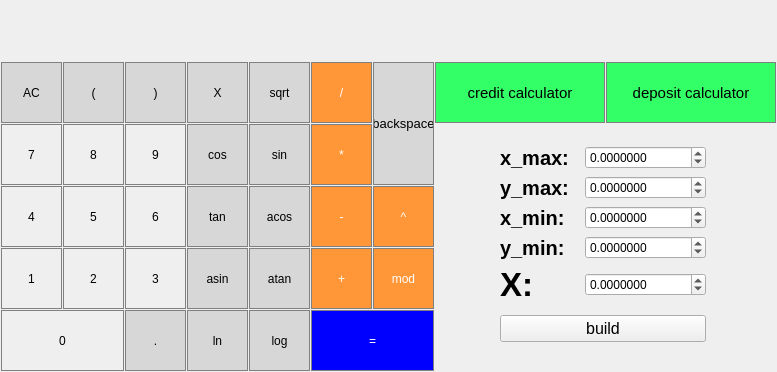
<?xml version="1.0" encoding="UTF-8"?>
<ui version="4.0">
 <class>MainWindow</class>
 <widget class="QMainWindow" name="MainWindow">
  <property name="geometry">
   <rect>
    <x>0</x>
    <y>0</y>
    <width>777</width>
    <height>372</height>
   </rect>
  </property>
  <property name="windowTitle">
   <string>Smart_calc</string>
  </property>
  <widget class="QWidget" name="centralwidget">
   <widget class="QLabel" name="line">
    <property name="geometry">
     <rect>
      <x>0</x>
      <y>0</y>
      <width>772</width>
      <height>61</height>
     </rect>
    </property>
    <property name="font">
     <font>
      <pointsize>20</pointsize>
     </font>
    </property>
    <property name="styleSheet">
     <string notr="true">QLabel {
	qproperty-alignment: 'AlignVCenter | AlignRight';
	border-bottom: 1px solid gray;
}

background-color : white;</string>
    </property>
    <property name="text">
     <string/>
    </property>
   </widget>
   <widget class="QPushButton" name="button_del">
    <property name="geometry">
     <rect>
      <x>1</x>
      <y>62</y>
      <width>61</width>
      <height>61</height>
     </rect>
    </property>
    <property name="styleSheet">
     <string notr="true">QPushButton {
	background-color: rgb(215, 215, 215);
	border: 1px solid gray;
}
QPushButton:pressed {
	background-color: qlineargradient(x1: 0, y1: 0, x2: 0, y2: 1,
										stop: 0 #BEBEBE, stop: 1 #D7D7D7);
}</string>
    </property>
    <property name="text">
     <string>AC</string>
    </property>
   </widget>
   <widget class="QPushButton" name="button_pow">
    <property name="geometry">
     <rect>
      <x>373</x>
      <y>186</y>
      <width>61</width>
      <height>61</height>
     </rect>
    </property>
    <property name="styleSheet">
     <string notr="true">QPushButton {
	background-color: rgb(255, 151, 57);
	color: white;
	border: 1px solid gray;
}
QPushButton:pressed {
	background-color: qlineargradient(x1: 0, y1: 0, x2: 0, y2: 1, 
										stop: 0 #FF7832, stop: 1 #FF9739);
}</string>
    </property>
    <property name="text">
     <string>^</string>
    </property>
   </widget>
   <widget class="QPushButton" name="button_mod">
    <property name="geometry">
     <rect>
      <x>373</x>
      <y>248</y>
      <width>61</width>
      <height>61</height>
     </rect>
    </property>
    <property name="styleSheet">
     <string notr="true">QPushButton {
	background-color: rgb(255, 151, 57);
	color: white;
	border: 1px solid gray;
}
QPushButton:pressed {
	background-color: qlineargradient(x1: 0, y1: 0, x2: 0, y2: 1, 
										stop: 0 #FF7832, stop: 1 #FF9739);
}</string>
    </property>
    <property name="text">
     <string>mod</string>
    </property>
   </widget>
   <widget class="QPushButton" name="button_dev">
    <property name="geometry">
     <rect>
      <x>311</x>
      <y>62</y>
      <width>61</width>
      <height>61</height>
     </rect>
    </property>
    <property name="styleSheet">
     <string notr="true">QPushButton {
	background-color: rgb(255, 151, 57);
	color: white;
	border: 1px solid gray;
}
QPushButton:pressed {
	background-color: qlineargradient(x1: 0, y1: 0, x2: 0, y2: 1, 
										stop: 0 #FF7832, stop: 1 #FF9739);
}</string>
    </property>
    <property name="text">
     <string>/</string>
    </property>
   </widget>
   <widget class="QPushButton" name="button_7">
    <property name="geometry">
     <rect>
      <x>1</x>
      <y>124</y>
      <width>61</width>
      <height>61</height>
     </rect>
    </property>
    <property name="styleSheet">
     <string notr="true">QPushButton {
	border: 1px solid gray;
}
QPushButton:pressed {
	background-color:qlineargradient(x1: 0, y1: 0, x2: 0, y2: 1,
										stop: 0 #dadbde, stop: 1 #f6f7fa);
}</string>
    </property>
    <property name="text">
     <string>7</string>
    </property>
   </widget>
   <widget class="QPushButton" name="button_8">
    <property name="geometry">
     <rect>
      <x>63</x>
      <y>124</y>
      <width>61</width>
      <height>61</height>
     </rect>
    </property>
    <property name="styleSheet">
     <string notr="true">QPushButton {
	border: 1px solid gray;
}
QPushButton:pressed {
	background-color:qlineargradient(x1: 0, y1: 0, x2: 0, y2: 1,
										stop: 0 #dadbde, stop: 1 #f6f7fa);
}</string>
    </property>
    <property name="text">
     <string>8</string>
    </property>
   </widget>
   <widget class="QPushButton" name="button_9">
    <property name="geometry">
     <rect>
      <x>125</x>
      <y>124</y>
      <width>61</width>
      <height>61</height>
     </rect>
    </property>
    <property name="styleSheet">
     <string notr="true">QPushButton {
	border: 1px solid gray;
}
QPushButton:pressed {
	background-color:qlineargradient(x1: 0, y1: 0, x2: 0, y2: 1,
										stop: 0 #dadbde, stop: 1 #f6f7fa);
}</string>
    </property>
    <property name="text">
     <string>9</string>
    </property>
   </widget>
   <widget class="QPushButton" name="button_mul">
    <property name="geometry">
     <rect>
      <x>311</x>
      <y>124</y>
      <width>61</width>
      <height>61</height>
     </rect>
    </property>
    <property name="styleSheet">
     <string notr="true">QPushButton {
	background-color: rgb(255, 151, 57);
	color: white;
	border: 1px solid gray;
}
QPushButton:pressed {
	background-color: qlineargradient(x1: 0, y1: 0, x2: 0, y2: 1, 
										stop: 0 #FF7832, stop: 1 #FF9739);
}</string>
    </property>
    <property name="text">
     <string>*</string>
    </property>
   </widget>
   <widget class="QPushButton" name="button_4">
    <property name="geometry">
     <rect>
      <x>1</x>
      <y>186</y>
      <width>61</width>
      <height>61</height>
     </rect>
    </property>
    <property name="styleSheet">
     <string notr="true">QPushButton {
	border: 1px solid gray;
}
QPushButton:pressed {
	background-color:qlineargradient(x1: 0, y1: 0, x2: 0, y2: 1,
										stop: 0 #dadbde, stop: 1 #f6f7fa);
}</string>
    </property>
    <property name="text">
     <string>4</string>
    </property>
   </widget>
   <widget class="QPushButton" name="button_1">
    <property name="geometry">
     <rect>
      <x>1</x>
      <y>248</y>
      <width>61</width>
      <height>61</height>
     </rect>
    </property>
    <property name="styleSheet">
     <string notr="true">QPushButton {
	border: 1px solid gray;
}
QPushButton:pressed {
	background-color:qlineargradient(x1: 0, y1: 0, x2: 0, y2: 1,
										stop: 0 #dadbde, stop: 1 #f6f7fa);
}</string>
    </property>
    <property name="text">
     <string>1</string>
    </property>
   </widget>
   <widget class="QPushButton" name="button_minus">
    <property name="geometry">
     <rect>
      <x>311</x>
      <y>186</y>
      <width>61</width>
      <height>61</height>
     </rect>
    </property>
    <property name="styleSheet">
     <string notr="true">QPushButton {
	background-color: rgb(255, 151, 57);
	color: white;
	border: 1px solid gray;
}
QPushButton:pressed {
	background-color: qlineargradient(x1: 0, y1: 0, x2: 0, y2: 1, 
										stop: 0 #FF7832, stop: 1 #FF9739);
}</string>
    </property>
    <property name="text">
     <string>-</string>
    </property>
   </widget>
   <widget class="QPushButton" name="button_6">
    <property name="geometry">
     <rect>
      <x>125</x>
      <y>186</y>
      <width>61</width>
      <height>61</height>
     </rect>
    </property>
    <property name="styleSheet">
     <string notr="true">QPushButton {
	border: 1px solid gray;
}
QPushButton:pressed {
	background-color:qlineargradient(x1: 0, y1: 0, x2: 0, y2: 1,
										stop: 0 #dadbde, stop: 1 #f6f7fa);
}</string>
    </property>
    <property name="text">
     <string>6</string>
    </property>
   </widget>
   <widget class="QPushButton" name="button_5">
    <property name="geometry">
     <rect>
      <x>63</x>
      <y>186</y>
      <width>61</width>
      <height>61</height>
     </rect>
    </property>
    <property name="styleSheet">
     <string notr="true">QPushButton {
	border: 1px solid gray;
}
QPushButton:pressed {
	background-color:qlineargradient(x1: 0, y1: 0, x2: 0, y2: 1,
										stop: 0 #dadbde, stop: 1 #f6f7fa);
}</string>
    </property>
    <property name="text">
     <string>5</string>
    </property>
   </widget>
   <widget class="QPushButton" name="button_result">
    <property name="geometry">
     <rect>
      <x>311</x>
      <y>310</y>
      <width>123</width>
      <height>61</height>
     </rect>
    </property>
    <property name="styleSheet">
     <string notr="true">QPushButton {
	background-color: rgb(0, 0, 255);
	color: white;
	border: 1px solid gray;
}
QPushButton:pressed {
	background-color: qlineargradient(x1: 0, y1: 0, x2: 0, y2: 1, 
										stop: 0 #FF7832, stop: 1 #FF9739);
}</string>
    </property>
    <property name="text">
     <string>=</string>
    </property>
   </widget>
   <widget class="QPushButton" name="button_dot">
    <property name="geometry">
     <rect>
      <x>125</x>
      <y>310</y>
      <width>61</width>
      <height>61</height>
     </rect>
    </property>
    <property name="styleSheet">
     <string notr="true">QPushButton {
	background-color: rgb(215, 215, 215);
	border: 1px solid gray;
}
QPushButton:pressed {
	background-color: qlineargradient(x1: 0, y1: 0, x2: 0, y2: 1,
										stop: 0 #BEBEBE, stop: 1 #D7D7D7);
}</string>
    </property>
    <property name="text">
     <string>.</string>
    </property>
   </widget>
   <widget class="QPushButton" name="button_0">
    <property name="geometry">
     <rect>
      <x>1</x>
      <y>310</y>
      <width>123</width>
      <height>61</height>
     </rect>
    </property>
    <property name="styleSheet">
     <string notr="true">QPushButton {
	border: 1px solid gray;
}
QPushButton:pressed {
	background-color:qlineargradient(x1: 0, y1: 0, x2: 0, y2: 1,
										stop: 0 #dadbde, stop: 1 #f6f7fa);
}</string>
    </property>
    <property name="text">
     <string>0</string>
    </property>
   </widget>
   <widget class="QPushButton" name="button_plus">
    <property name="geometry">
     <rect>
      <x>311</x>
      <y>248</y>
      <width>61</width>
      <height>61</height>
     </rect>
    </property>
    <property name="styleSheet">
     <string notr="true">QPushButton {
	background-color: rgb(255, 151, 57);
	color: white;
	border: 1px solid gray;
}
QPushButton:pressed {
	background-color: qlineargradient(x1: 0, y1: 0, x2: 0, y2: 1, 
										stop: 0 #FF7832, stop: 1 #FF9739);
}</string>
    </property>
    <property name="text">
     <string>+</string>
    </property>
   </widget>
   <widget class="QPushButton" name="button_3">
    <property name="geometry">
     <rect>
      <x>125</x>
      <y>248</y>
      <width>61</width>
      <height>61</height>
     </rect>
    </property>
    <property name="styleSheet">
     <string notr="true">QPushButton {
	border: 1px solid gray;
}
QPushButton:pressed {
	background-color:qlineargradient(x1: 0, y1: 0, x2: 0, y2: 1,
										stop: 0 #dadbde, stop: 1 #f6f7fa);
}</string>
    </property>
    <property name="text">
     <string>3</string>
    </property>
   </widget>
   <widget class="QPushButton" name="button_2">
    <property name="geometry">
     <rect>
      <x>63</x>
      <y>248</y>
      <width>61</width>
      <height>61</height>
     </rect>
    </property>
    <property name="styleSheet">
     <string notr="true">QPushButton {
	border: 1px solid gray;
}
QPushButton:pressed {
	background-color:qlineargradient(x1: 0, y1: 0, x2: 0, y2: 1,
										stop: 0 #dadbde, stop: 1 #f6f7fa);
}</string>
    </property>
    <property name="text">
     <string>2</string>
    </property>
   </widget>
   <widget class="QPushButton" name="button_open_bracket">
    <property name="geometry">
     <rect>
      <x>63</x>
      <y>62</y>
      <width>61</width>
      <height>61</height>
     </rect>
    </property>
    <property name="styleSheet">
     <string notr="true">QPushButton {
	background-color: rgb(215, 215, 215);
	border: 1px solid gray;
}
QPushButton:pressed {
	background-color: qlineargradient(x1: 0, y1: 0, x2: 0, y2: 1,
										stop: 0 #BEBEBE, stop: 1 #D7D7D7);
}</string>
    </property>
    <property name="text">
     <string>(</string>
    </property>
   </widget>
   <widget class="QPushButton" name="button_close_bracket">
    <property name="geometry">
     <rect>
      <x>125</x>
      <y>62</y>
      <width>61</width>
      <height>61</height>
     </rect>
    </property>
    <property name="styleSheet">
     <string notr="true">QPushButton {
	background-color: rgb(215, 215, 215);
	border: 1px solid gray;
}
QPushButton:pressed {
	background-color: qlineargradient(x1: 0, y1: 0, x2: 0, y2: 1,
										stop: 0 #BEBEBE, stop: 1 #D7D7D7);
}</string>
    </property>
    <property name="text">
     <string>)</string>
    </property>
   </widget>
   <widget class="QPushButton" name="button_cos">
    <property name="geometry">
     <rect>
      <x>187</x>
      <y>124</y>
      <width>61</width>
      <height>61</height>
     </rect>
    </property>
    <property name="styleSheet">
     <string notr="true">QPushButton {
	background-color: rgb(215, 215, 215);
	border: 1px solid gray;
}
QPushButton:pressed {
	background-color: qlineargradient(x1: 0, y1: 0, x2: 0, y2: 1,
										stop: 0 #BEBEBE, stop: 1 #D7D7D7);
}</string>
    </property>
    <property name="text">
     <string>cos</string>
    </property>
   </widget>
   <widget class="QPushButton" name="button_tan">
    <property name="geometry">
     <rect>
      <x>187</x>
      <y>186</y>
      <width>61</width>
      <height>61</height>
     </rect>
    </property>
    <property name="styleSheet">
     <string notr="true">QPushButton {
	background-color: rgb(215, 215, 215);
	border: 1px solid gray;
}
QPushButton:pressed {
	background-color: qlineargradient(x1: 0, y1: 0, x2: 0, y2: 1,
										stop: 0 #BEBEBE, stop: 1 #D7D7D7);
}</string>
    </property>
    <property name="text">
     <string>tan</string>
    </property>
   </widget>
   <widget class="QPushButton" name="button_sqrt">
    <property name="geometry">
     <rect>
      <x>249</x>
      <y>62</y>
      <width>61</width>
      <height>61</height>
     </rect>
    </property>
    <property name="styleSheet">
     <string notr="true">QPushButton {
	background-color: rgb(215, 215, 215);
	border: 1px solid gray;
}
QPushButton:pressed {
	background-color: qlineargradient(x1: 0, y1: 0, x2: 0, y2: 1,
										stop: 0 #BEBEBE, stop: 1 #D7D7D7);
}</string>
    </property>
    <property name="text">
     <string>sqrt</string>
    </property>
   </widget>
   <widget class="QPushButton" name="button_asin">
    <property name="geometry">
     <rect>
      <x>187</x>
      <y>248</y>
      <width>61</width>
      <height>61</height>
     </rect>
    </property>
    <property name="styleSheet">
     <string notr="true">QPushButton {
	background-color: rgb(215, 215, 215);
	border: 1px solid gray;
}
QPushButton:pressed {
	background-color: qlineargradient(x1: 0, y1: 0, x2: 0, y2: 1,
										stop: 0 #BEBEBE, stop: 1 #D7D7D7);
}</string>
    </property>
    <property name="text">
     <string>asin</string>
    </property>
   </widget>
   <widget class="QPushButton" name="button_ln">
    <property name="geometry">
     <rect>
      <x>187</x>
      <y>310</y>
      <width>61</width>
      <height>61</height>
     </rect>
    </property>
    <property name="styleSheet">
     <string notr="true">QPushButton {
	background-color: rgb(215, 215, 215);
	border: 1px solid gray;
}
QPushButton:pressed {
	background-color: qlineargradient(x1: 0, y1: 0, x2: 0, y2: 1,
										stop: 0 #BEBEBE, stop: 1 #D7D7D7);
}</string>
    </property>
    <property name="text">
     <string>ln</string>
    </property>
   </widget>
   <widget class="QPushButton" name="button_sin">
    <property name="geometry">
     <rect>
      <x>249</x>
      <y>124</y>
      <width>61</width>
      <height>61</height>
     </rect>
    </property>
    <property name="styleSheet">
     <string notr="true">QPushButton {
	background-color: rgb(215, 215, 215);
	border: 1px solid gray;
}
QPushButton:pressed {
	background-color: qlineargradient(x1: 0, y1: 0, x2: 0, y2: 1,
										stop: 0 #BEBEBE, stop: 1 #D7D7D7);
}</string>
    </property>
    <property name="text">
     <string>sin</string>
    </property>
   </widget>
   <widget class="QPushButton" name="button_acos">
    <property name="geometry">
     <rect>
      <x>249</x>
      <y>186</y>
      <width>61</width>
      <height>61</height>
     </rect>
    </property>
    <property name="styleSheet">
     <string notr="true">QPushButton {
	background-color: rgb(215, 215, 215);
	border: 1px solid gray;
}
QPushButton:pressed {
	background-color: qlineargradient(x1: 0, y1: 0, x2: 0, y2: 1,
										stop: 0 #BEBEBE, stop: 1 #D7D7D7);
}</string>
    </property>
    <property name="text">
     <string>acos</string>
    </property>
   </widget>
   <widget class="QPushButton" name="button_atan">
    <property name="geometry">
     <rect>
      <x>249</x>
      <y>248</y>
      <width>61</width>
      <height>61</height>
     </rect>
    </property>
    <property name="styleSheet">
     <string notr="true">QPushButton {
	background-color: rgb(215, 215, 215);
	border: 1px solid gray;
}
QPushButton:pressed {
	background-color: qlineargradient(x1: 0, y1: 0, x2: 0, y2: 1,
										stop: 0 #BEBEBE, stop: 1 #D7D7D7);
}</string>
    </property>
    <property name="text">
     <string>atan</string>
    </property>
   </widget>
   <widget class="QPushButton" name="button_log">
    <property name="geometry">
     <rect>
      <x>249</x>
      <y>310</y>
      <width>61</width>
      <height>61</height>
     </rect>
    </property>
    <property name="styleSheet">
     <string notr="true">QPushButton {
	background-color: rgb(215, 215, 215);
	border: 1px solid gray;
}
QPushButton:pressed {
	background-color: qlineargradient(x1: 0, y1: 0, x2: 0, y2: 1,
										stop: 0 #BEBEBE, stop: 1 #D7D7D7);
}</string>
    </property>
    <property name="text">
     <string>log</string>
    </property>
   </widget>
   <widget class="QPushButton" name="button_X">
    <property name="geometry">
     <rect>
      <x>187</x>
      <y>62</y>
      <width>61</width>
      <height>61</height>
     </rect>
    </property>
    <property name="styleSheet">
     <string notr="true">QPushButton {
	background-color: rgb(215, 215, 215);
	border: 1px solid gray;
}
QPushButton:pressed {
	background-color: qlineargradient(x1: 0, y1: 0, x2: 0, y2: 1,
										stop: 0 #BEBEBE, stop: 1 #D7D7D7);
}</string>
    </property>
    <property name="text">
     <string>X</string>
    </property>
   </widget>
   <widget class="QPushButton" name="button_backspace">
    <property name="geometry">
     <rect>
      <x>373</x>
      <y>62</y>
      <width>61</width>
      <height>123</height>
     </rect>
    </property>
    <property name="font">
     <font>
      <pointsize>10</pointsize>
     </font>
    </property>
    <property name="styleSheet">
     <string notr="true">QPushButton {
	background-color: rgb(215, 215, 215);
	border: 1px solid gray;
}
QPushButton:pressed {
	background-color: qlineargradient(x1: 0, y1: 0, x2: 0, y2: 1,
										stop: 0 #BEBEBE, stop: 1 #D7D7D7);
}</string>
    </property>
    <property name="text">
     <string>backspace</string>
    </property>
   </widget>
   <widget class="QPushButton" name="button_credit_calc">
    <property name="geometry">
     <rect>
      <x>435</x>
      <y>62</y>
      <width>170</width>
      <height>61</height>
     </rect>
    </property>
    <property name="font">
     <font>
      <pointsize>11</pointsize>
     </font>
    </property>
    <property name="styleSheet">
     <string notr="true">QPushButton {
	background-color: rgb(51, 255, 102);
	border: 1px solid gray;
}
QPushButton:pressed {
	background-color: qlineargradient(x1: 0, y1: 0, x2: 0, y2: 1,
										stop: 0 #BEBEBE, stop: 1 #D7D7D7);
}</string>
    </property>
    <property name="text">
     <string>credit calculator</string>
    </property>
   </widget>
   <widget class="QPushButton" name="button_deposit_calc">
    <property name="geometry">
     <rect>
      <x>606</x>
      <y>62</y>
      <width>170</width>
      <height>61</height>
     </rect>
    </property>
    <property name="font">
     <font>
      <pointsize>11</pointsize>
     </font>
    </property>
    <property name="styleSheet">
     <string notr="true">QPushButton {
	background-color: rgb(51, 255, 102);
	border: 1px solid gray;
}
QPushButton:pressed {
	background-color: qlineargradient(x1: 0, y1: 0, x2: 0, y2: 1,
										stop: 0 #BEBEBE, stop: 1 #D7D7D7);
}</string>
    </property>
    <property name="text">
     <string>deposit calculator</string>
    </property>
   </widget>
   <widget class="QWidget" name="">
    <property name="geometry">
     <rect>
      <x>500</x>
      <y>140</y>
      <width>206</width>
      <height>209</height>
     </rect>
    </property>
    <layout class="QVBoxLayout" name="verticalLayout_2">
     <item>
      <layout class="QVBoxLayout" name="verticalLayout">
       <item>
        <layout class="QHBoxLayout" name="horizontalLayout">
         <item>
          <widget class="QLabel" name="label_x_max">
           <property name="font">
            <font>
             <pointsize>15</pointsize>
             <bold>true</bold>
            </font>
           </property>
           <property name="text">
            <string>x_max:</string>
           </property>
          </widget>
         </item>
         <item>
          <widget class="QDoubleSpinBox" name="x_max_SpinBox">
           <property name="decimals">
            <number>7</number>
           </property>
           <property name="minimum">
            <double>-1000000.000000000000000</double>
           </property>
           <property name="maximum">
            <double>1000000.000000000000000</double>
           </property>
          </widget>
         </item>
        </layout>
       </item>
       <item>
        <layout class="QHBoxLayout" name="horizontalLayout_2">
         <item>
          <widget class="QLabel" name="label_y_max">
           <property name="font">
            <font>
             <pointsize>15</pointsize>
             <bold>true</bold>
            </font>
           </property>
           <property name="text">
            <string>y_max:</string>
           </property>
          </widget>
         </item>
         <item>
          <widget class="QDoubleSpinBox" name="y_max_SpinBox">
           <property name="decimals">
            <number>7</number>
           </property>
           <property name="minimum">
            <double>-1000000.000000000000000</double>
           </property>
           <property name="maximum">
            <double>1000000.000000000000000</double>
           </property>
          </widget>
         </item>
        </layout>
       </item>
       <item>
        <layout class="QHBoxLayout" name="horizontalLayout_3">
         <item>
          <widget class="QLabel" name="label_x_min">
           <property name="font">
            <font>
             <pointsize>15</pointsize>
             <bold>true</bold>
            </font>
           </property>
           <property name="text">
            <string>x_min:</string>
           </property>
          </widget>
         </item>
         <item>
          <widget class="QDoubleSpinBox" name="x_min_SpinBox">
           <property name="decimals">
            <number>7</number>
           </property>
           <property name="minimum">
            <double>-1000000.000000000000000</double>
           </property>
           <property name="maximum">
            <double>1000000.000000000000000</double>
           </property>
          </widget>
         </item>
        </layout>
       </item>
       <item>
        <layout class="QHBoxLayout" name="horizontalLayout_4">
         <item>
          <widget class="QLabel" name="label_y_min">
           <property name="font">
            <font>
             <pointsize>15</pointsize>
             <bold>true</bold>
            </font>
           </property>
           <property name="text">
            <string>y_min:</string>
           </property>
          </widget>
         </item>
         <item>
          <widget class="QDoubleSpinBox" name="y_min_SpinBox">
           <property name="decimals">
            <number>7</number>
           </property>
           <property name="minimum">
            <double>-1000000.000000000000000</double>
           </property>
           <property name="maximum">
            <double>1000000.000000000000000</double>
           </property>
          </widget>
         </item>
        </layout>
       </item>
       <item>
        <layout class="QHBoxLayout" name="horizontalLayout_5">
         <item>
          <widget class="QLabel" name="label_X">
           <property name="font">
            <font>
             <pointsize>25</pointsize>
             <bold>true</bold>
            </font>
           </property>
           <property name="text">
            <string>X:</string>
           </property>
          </widget>
         </item>
         <item>
          <widget class="QDoubleSpinBox" name="X_SpinBox">
           <property name="decimals">
            <number>7</number>
           </property>
           <property name="minimum">
            <double>-1000000000000000019884624838656.000000000000000</double>
           </property>
           <property name="maximum">
            <double>1000000000000000019884624838656.000000000000000</double>
           </property>
          </widget>
         </item>
        </layout>
       </item>
      </layout>
     </item>
     <item>
      <widget class="QPushButton" name="graphic_build">
       <property name="font">
        <font>
         <pointsize>12</pointsize>
        </font>
       </property>
       <property name="text">
        <string>build</string>
       </property>
      </widget>
     </item>
    </layout>
   </widget>
  </widget>
 </widget>
 <resources/>
 <connections/>
</ui>
